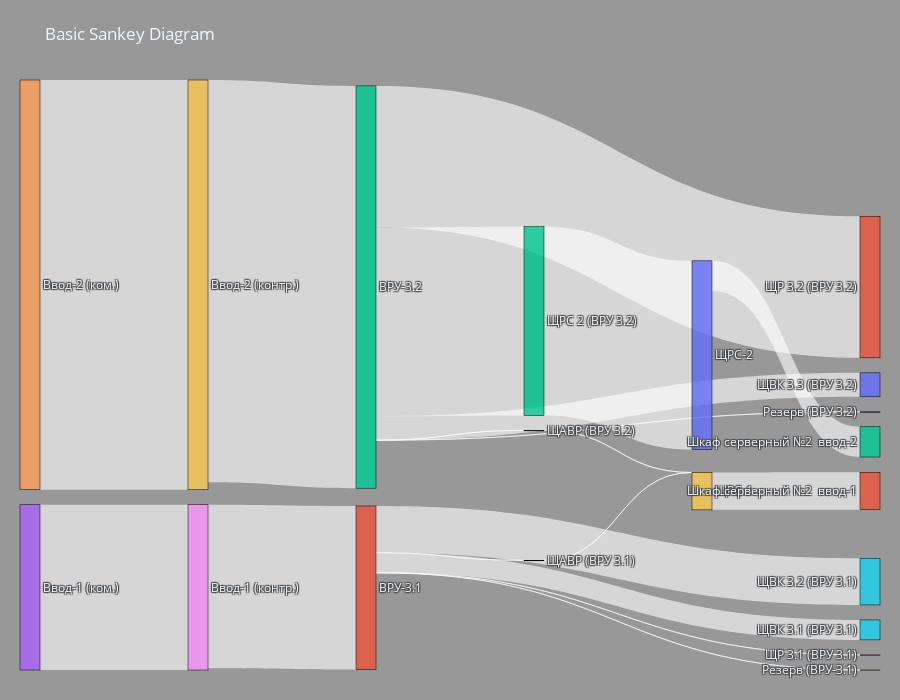

Notebook code cell kept with this figure:
### Code cell
fig = go.Figure(data=[go.Sankey(
    valuesuffix = " кВтч",
    node = dict(
      pad = 15,
      thickness = 20,
      line = dict(color = "black", width = 0.5),
      label = names,
      #color = "blue"
    ),
    link = dict(
      source = source, # indices correspond to labels, eg A1, A2, A1, B1, ...
      target = target,
      value = value,
      #label = names  
  ))])
#fig.update_layout(title_text="Basic Sankey Diagram", font_size=10)

fig.update_layout(height=700,
                      font_color=colors['graph_font'],
                      title_text='Basic Sankey Diagram',
                      plot_bgcolor=colors['plot_area'],
                      paper_bgcolor=colors['plot_background'],
                      margin=dict(l=20, r=20, b=30, t=80, pad=1),
                      )

fig.show()

### Figure 1 — Plotly figure (JSON) as saved in the notebook; plotly's stock layout.template omitted (floating-point values rounded to 4 significant figures)
{"data": [{"link": {"source": [23, 8, 1, 1, 1, 1, 1, 24, 9, 2, 2, 2, 2, 2, 12, 18, 14, 19, 20], "target": [8, 1, 15, 16, 17, 18, 25, 9, 2, 10, 11, 12, 13, 14, 20, 19, 19, 21, 22], "value": [97.66, 96.63, 27.61, 0.0552, 0.01, 0.01, 11.79, 242.2, 237.7, 14.16, 83.7, 111.5, 0.01, 0.01, 111.5, 0.01, 0.01, 22.1, 17.87]}, "node": {"label": ["Офис", "ВРУ-3.1", "ВРУ-3.2", "ВРУ 2-го этажа", "ВРУ 1-го этажа", "Шкаф АВР", "Серверная", "Модуль дорасчетов", "Ввод-1 (контр.)", "Ввод-2 (контр.)", "ЩВК 3.3 (ВРУ 3.2)", "ЩР 3.2 (ВРУ 3.2)", "ЩРС 2 (ВРУ 3.2)", "Резерв (ВРУ 3.2)", "ЩАВР (ВРУ 3.2)", "ЩВК 3.2 (ВРУ 3.1)", "ЩР 3.1 (ВРУ 3.1)", "Резерв (ВРУ-3.1)", "ЩАВР (ВРУ 3.1)", "ЩРС-1", "ЩРС-2", "Шкаф серверный №2  ввод-1", "Шкаф серверный №2  ввод-2", "Ввод-1 (ком.)", "Ввод-2 (ком.)", "ЩВК 3.1 (ВРУ 3.1)", "object-0"], "line": {"color": "black", "width": 0.5}, "pad": 15, "thickness": 20}, "type": "sankey", "valuesuffix": " кВтч"}], "layout": {"font": {"color": "#f0f8ff"}, "height": 700, "margin": {"b": 30, "l": 20, "pad": 1, "r": 20, "t": 80}, "paper_bgcolor": "rgba(50,50,50,0.5)", "plot_bgcolor": "rgba(50,50,50,0.2)", "title": {"text": "Basic Sankey Diagram"}}}
